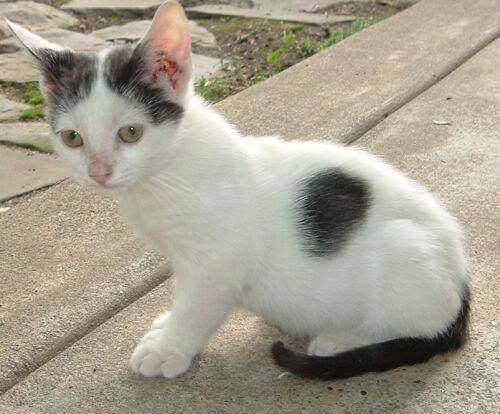
#> input picture cat.3.jpg, 500 x 414 px
$ jupyter execute Matplotlib.ipynb   (shell and % lines are left out)
#> lines starting #> are read from the running program, lines starting #| are printed output that depends on the picture
[cell 1]
import matplotlib.pyplot as plt
import numpy as np

[cell 2]
x = np.array([1,2,3,4,5])
x_squared = x**2

[cell 3]
## Line Graph

[cell 4]
plt.plot(x,x, marker="*", label = "y=x")
plt.plot(x, x_squared, marker ="o", label= "y= x**2" )
plt.xlabel("Numbers")
plt.ylabel("Graphs")
plt.legend()
plt.title("Comparisons")
plt.show()
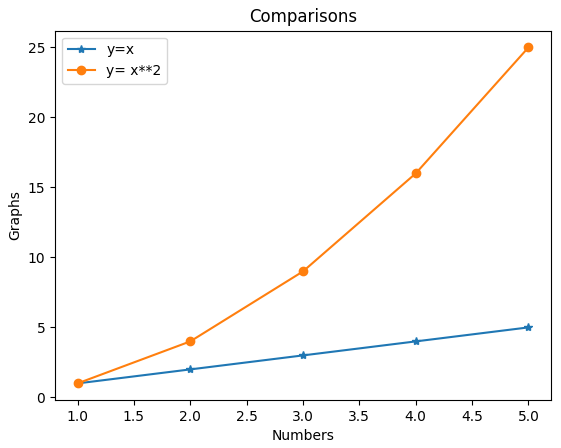
#> figure drawn by matplotlib, 1 panel

## Scatter Plot

[cell 5]
X = np.random.randn(100,2)

[cell 6]
X.shape

[cell 7]
x_axis = X[ : , 0]
y_axis = X[ : , 1]

[cell 8]
plt.scatter(x_axis, y_axis)
plt.show()
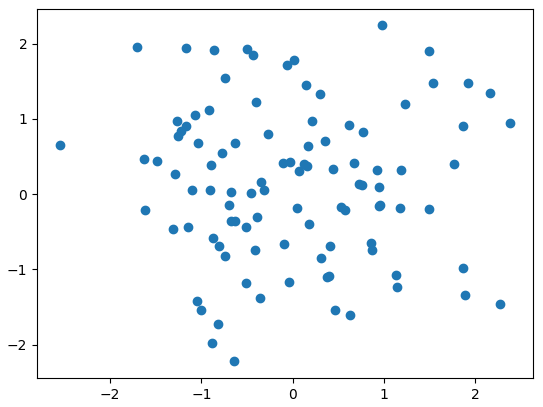
#> figure drawn by matplotlib, 1 panel

# Bar Graph

[cell 9]
x = np.array([1,2,3,4,5])

sales_in_2018 = np.array([5,3,1,8,9])
sales_in_2019 = np.array([2,6,9,1,7])

[cell 10]
plt.bar(x, sales_in_2018, width=0.3)
plt.bar(x+0.4, sales_in_2019, width=0.3)
plt.show()
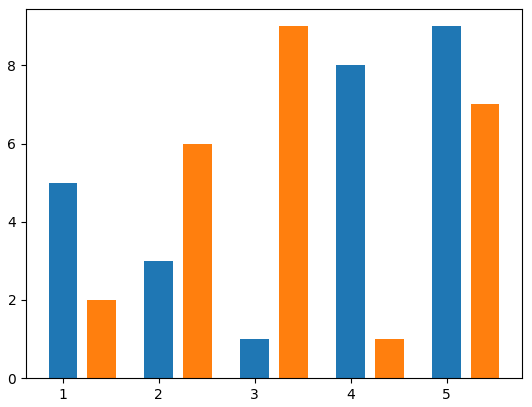
#> figure drawn by matplotlib, 1 panel; tallest bar 9 high, from x = 4.85 to 5.15; tallest bar 9 high, from x = 3.25 to 3.55

# Working with Images

[cell 11]
img = plt.imread("./cat.3.jpg")
#> img is the input picture: shape (414, 500, 3); mean R, G, B 165.9, 159.9, 144.3

[cell 12]
img.shape
#> Out = (414, 500, 3)

[cell 13]
plt.imshow(img)
plt.show()

[cell 14]
cat_face =  img [  :200 ,  0: 200, :]
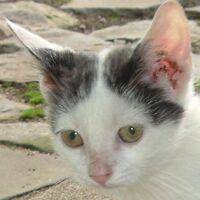
#> cat_face: shape (200, 200, 3); mean R, G, B 160.5, 152.5, 137.5

[cell 15]
plt.imshow(cat_face)
plt.show()

[cell 16]
cat_face = cat_face.copy()

[cell 17]
cat_face[ : , : , 1] = 0
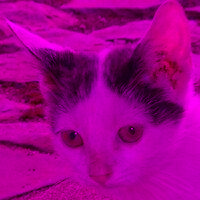
#> cat_face: shape (200, 200, 3); mean R, G, B 160.5, 0, 137.5

[cell 18]
plt.imshow(cat_face)

[cell 19]
plt.imsave("cat_face.jpg", cat_face)
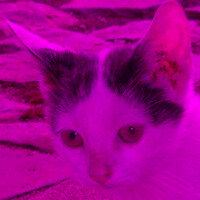
#> saved as cat_face.jpg: shape (200, 200, 3); mean R, G, B 160.5, 1.8, 137.5

# OPEN-CV

[cell 20]
import cv2

[cell 21]
img = cv2.imread("cat.3.jpg")

[cell 22]
img.shape
#> Out = (414, 500, 3)
